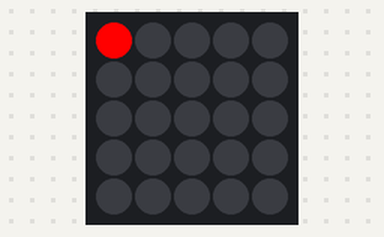
This program was run on a simulated Raspberry Pi Pico running MicroPython. On the bench: 5×5 RGB LED matrix. Dim RGB values are drawn brighter than linear.

Above: at 0.15 s.
At 9.8 s:
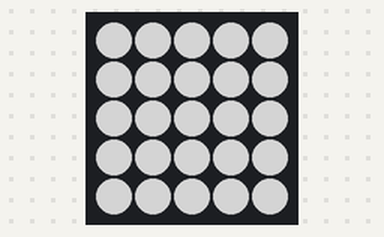
At 19.1 s:
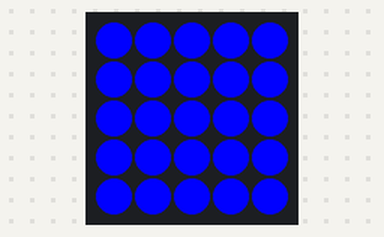
At 27.6 s:
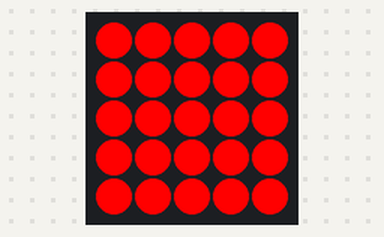
At 38.7 s:
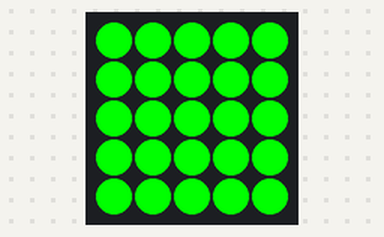

The program:

demo-5x5matrix.py
```python
import time
from pimoroni_i2c import PimoroniI2C
from breakout_rgbmatrix5x5 import BreakoutRGBMatrix5x5

PINS_BREAKOUT_GARDEN = {"sda": 4, "scl": 5}
PINS_PICO_EXPLORER = {"sda": 20, "scl": 21}

i2c = PimoroniI2C(**PINS_BREAKOUT_GARDEN)
matrix = BreakoutRGBMatrix5x5(i2c)

colors = []
colors.append((255, 0, 0))
colors.append((0, 255, 0))
colors.append((0, 0, 255))
colors.append((128, 128, 128))

x = 0
y = 0
col = 0

while True:
    matrix.set_pixel(x, y, colors[col][0], colors[col][1], colors[col][2])
    matrix.update()

    x += 1
    if x >= matrix.WIDTH:
        x = 0
        y += 1
        if y >= matrix.HEIGHT:
            y = 0
            col += 1
            if col >= len(colors):
                col = 0
            time.sleep(0.5)

    time.sleep(0.01)
```
